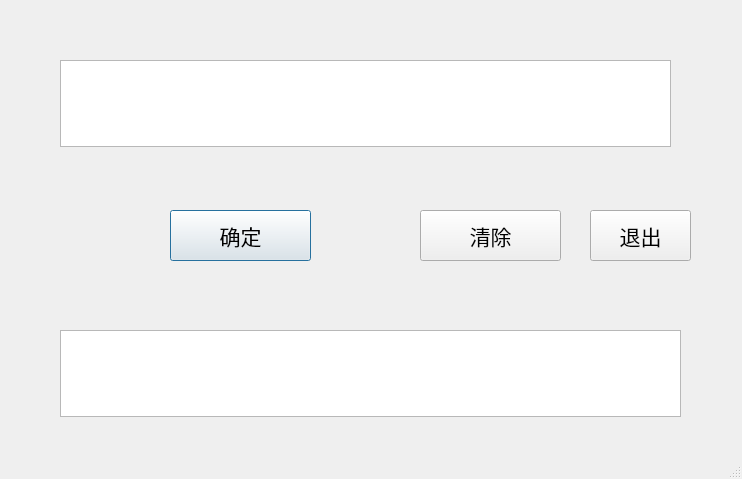
<?xml version="1.0" encoding="UTF-8"?>
<ui version="4.0">
 <class>Dialog</class>
 <widget class="QDialog" name="Dialog">
  <property name="geometry">
   <rect>
    <x>0</x>
    <y>0</y>
    <width>742</width>
    <height>479</height>
   </rect>
  </property>
  <property name="windowTitle">
   <string>Dialog</string>
  </property>
  <property name="sizeGripEnabled">
   <bool>true</bool>
  </property>
  <widget class="QPushButton" name="okbtn">
   <property name="geometry">
    <rect>
     <x>170</x>
     <y>210</y>
     <width>141</width>
     <height>51</height>
    </rect>
   </property>
   <property name="font">
    <font>
     <family>黑体</family>
     <pointsize>16</pointsize>
    </font>
   </property>
   <property name="text">
    <string>确定</string>
   </property>
  </widget>
  <widget class="QPushButton" name="clrbtn">
   <property name="geometry">
    <rect>
     <x>420</x>
     <y>210</y>
     <width>141</width>
     <height>51</height>
    </rect>
   </property>
   <property name="font">
    <font>
     <family>黑体</family>
     <pointsize>16</pointsize>
    </font>
   </property>
   <property name="text">
    <string>清除</string>
   </property>
  </widget>
  <widget class="QTextEdit" name="intxt">
   <property name="geometry">
    <rect>
     <x>60</x>
     <y>60</y>
     <width>611</width>
     <height>87</height>
    </rect>
   </property>
   <property name="font">
    <font>
     <family>新宋体</family>
     <pointsize>20</pointsize>
    </font>
   </property>
   <property name="html">
    <string>&lt;!DOCTYPE HTML PUBLIC &quot;-//W3C//DTD HTML 4.0//EN&quot; &quot;http://www.w3.org/TR/REC-html40/strict.dtd&quot;&gt;
&lt;html&gt;&lt;head&gt;&lt;meta name=&quot;qrichtext&quot; content=&quot;1&quot; /&gt;&lt;style type=&quot;text/css&quot;&gt;
p, li { white-space: pre-wrap; }
&lt;/style&gt;&lt;/head&gt;&lt;body style=&quot; font-family:'新宋体'; font-size:20pt; font-weight:400; font-style:normal;&quot;&gt;
&lt;p style=&quot;-qt-paragraph-type:empty; margin-top:0px; margin-bottom:0px; margin-left:0px; margin-right:0px; -qt-block-indent:0; text-indent:0px;&quot;&gt;&lt;br /&gt;&lt;/p&gt;&lt;/body&gt;&lt;/html&gt;</string>
   </property>
  </widget>
  <widget class="QPushButton" name="quitbtn">
   <property name="geometry">
    <rect>
     <x>590</x>
     <y>210</y>
     <width>101</width>
     <height>51</height>
    </rect>
   </property>
   <property name="font">
    <font>
     <family>黑体</family>
     <pointsize>16</pointsize>
    </font>
   </property>
   <property name="text">
    <string>退出</string>
   </property>
  </widget>
  <widget class="QTextEdit" name="outtxt">
   <property name="geometry">
    <rect>
     <x>60</x>
     <y>330</y>
     <width>621</width>
     <height>87</height>
    </rect>
   </property>
   <property name="font">
    <font>
     <family>新宋体</family>
     <pointsize>18</pointsize>
    </font>
   </property>
  </widget>
 </widget>
 <tabstops>
  <tabstop>intxt</tabstop>
  <tabstop>okbtn</tabstop>
  <tabstop>outtxt</tabstop>
  <tabstop>clrbtn</tabstop>
  <tabstop>quitbtn</tabstop>
 </tabstops>
 <resources/>
 <connections>
  <connection>
   <sender>clrbtn</sender>
   <signal>clicked()</signal>
   <receiver>intxt</receiver>
   <slot>clear()</slot>
   <hints>
    <hint type="sourcelabel">
     <x>482</x>
     <y>229</y>
    </hint>
    <hint type="destinationlabel">
     <x>469</x>
     <y>139</y>
    </hint>
   </hints>
  </connection>
  <connection>
   <sender>quitbtn</sender>
   <signal>clicked()</signal>
   <receiver>Dialog</receiver>
   <slot>close()</slot>
   <hints>
    <hint type="sourcelabel">
     <x>617</x>
     <y>237</y>
    </hint>
    <hint type="destinationlabel">
     <x>713</x>
     <y>241</y>
    </hint>
   </hints>
  </connection>
  <connection>
   <sender>clrbtn</sender>
   <signal>clicked()</signal>
   <receiver>outtxt</receiver>
   <slot>clear()</slot>
   <hints>
    <hint type="sourcelabel">
     <x>528</x>
     <y>248</y>
    </hint>
    <hint type="destinationlabel">
     <x>510</x>
     <y>348</y>
    </hint>
   </hints>
  </connection>
 </connections>
</ui>
